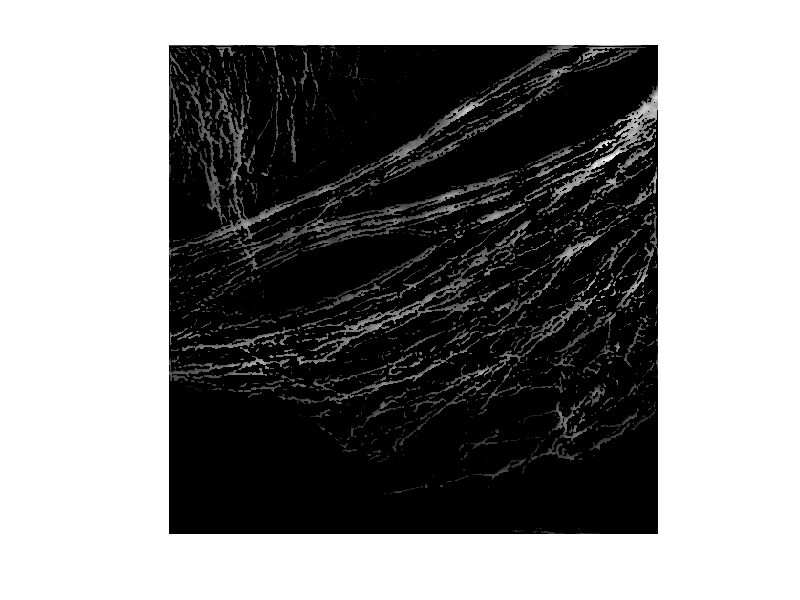
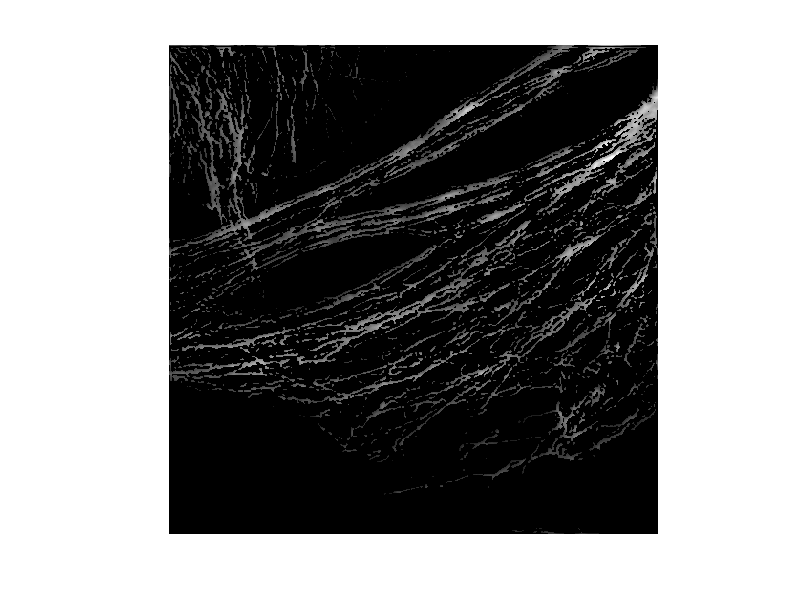
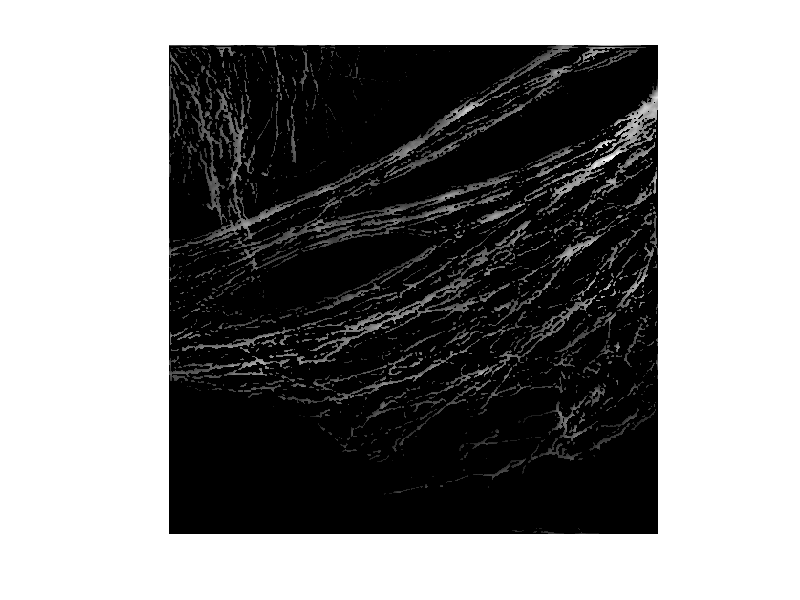
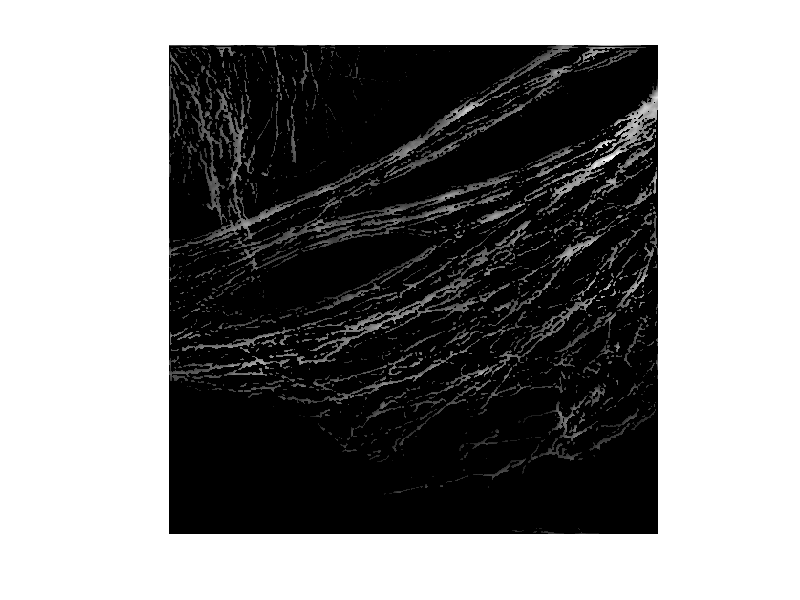

These charts were generated, in order, by the following MATLAB code:
clear;
addpath('C:\Users\Administrator.DESKTOP-4J8NU6O\Desktop\confocal\Pol-TIRF-master\Pol-TIRF-master\');
addpath('C:\Users\Administrator.DESKTOP-4J8NU6O\Desktop\confocal\Pol-TIRF-master\Pol-TIRF-master\Utils');
load 3d_data;
tic
H = mat2gray(H);img = y;
iteration = 20;miu = 0.5;thd = max(img(:))/max(H(:))*0.1;
xsize = size(img,2).^0.5;zsize = size(H,2);
xk = zeros(zsize,xsize^2);
eta = xk;
HH = (H'*H+miu*eye(size(H,1)));%half positive matrix used for linear calculation
xk = HH\(H'*img);%
uk = xk;

ts=(H'*img);
for i = 1:size(H,2)
    temp = reshape(ts(i,:),[xsize,xsize]);
    recon_3d(:,:,i) = mat2gray(temp);
end
for ii=1:20
    figure;
    imshow(recon_3d(:,:,ii));
end
%% ADMM iteration
for k = 1:iteration
    disp(['Iteration ', num2str(k)]);
    
    uk = HH\(H'*img+miu*(xk-eta));%update uk
%%%%%%    alternative tv regulation   %%%%%%%   
%     temp_3d=reshape(uk',[xsize,xsize,zsize]);
%     for ii=1:xsize
%         temp1=squeeze(temp_3d(ii,:,:));
%         [temp2,~,~]=chambolle_prox_TV_stop(temp1);
%         tv_3d(ii,:,:)=temp2;
%     end
%     uk=(reshape(tv_3d,[xsize*xsize,zsize]))';
%%%%%%%%%%%%%%%%%%%%%%%%%%%%%%%%%%%%%%%%%%%%%%%    
    xk = max(uk+eta-thd,0);%update xk with l1 regulation  final need
    
    eta = eta+miu*(uk-xk);%update eta
end
%% convert to 3d result
for i = 1:size(H,2)
    temp = reshape(xk(i,:),[xsize,xsize]);
    recon_3d(:,:,i) = mat2gray(temp);
end
%% generate 2d colored depth map
colorimg = zeros(xsize,xsize);
for ii = 1:zsize
    temp = recon_3d(:,:,ii);
    depth = 12.5*ii;
    colorimg = colorimg + depth*(recon_3d(:,:,ii));
end
colorimg = colorimg./sum(recon_3d,3);
colorimg(isnan(colorimg)) = 0;
toc

% 3d slice
for ii=1:20
    figure;
    imshow(recon_3d(:,:,ii));
end


% 3d figure
% figure;
% imshow(colorimg/max(colorimg(:)));
% ys=size(colorimg,1);
% xs=size(colorimg,2);
% [xx,yy]=meshgrid(1:xs,1:ys);
% zz=ones(size(xx));
% surf(xx,yy,zz,recon_3d(:,:,1));
% view 3d
% view(0,90);

%%
